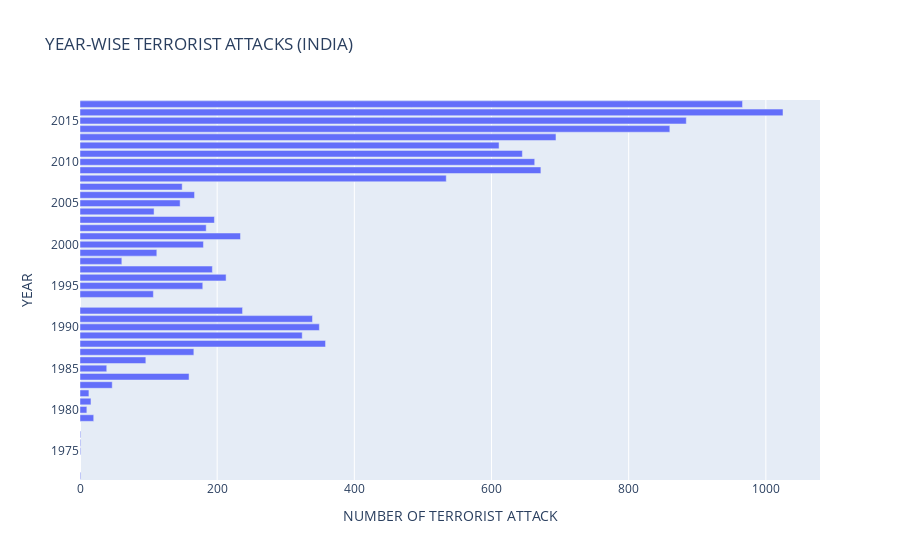

Notebook code for this chart:
### Code cell
fig=px.bar(yearwise_india,x='no of terrorist attacks',y='year',title='YEAR-WISE TERRORIST ATTACKS (INDIA)',labels={'year':'YEAR','no of terrorist attacks':'NUMBER OF TERRORIST ATTACK'})
fig.show()

### Figure 1 — Plotly figure (JSON) as saved in the notebook; plotly's stock layout.template omitted (floating-point values rounded to 4 significant figures)
{"data": [{"alignmentgroup": "True", "hovertemplate": "NUMBER OF TERRORIST ATTACK=%{x}<br>YEAR=%{y}<extra></extra>", "legendgroup": "", "marker": {"color": "#636efa", "pattern": {"shape": ""}}, "name": "", "offsetgroup": "", "orientation": "h", "showlegend": false, "textposition": "auto", "type": "bar", "x": [1025, 966, 884, 860, 694, 672, 663, 645, 611, 534, 358, 349, 339, 324, 237, 234, 213, 196, 193, 184, 180, 179, 167, 166, 159, 149, 146, 112, 108, 107, 96, 61, 47, 39, 20, 16, 13, 10, 1, 1, 1, 1], "xaxis": "x", "y": [2016, 2017, 2015, 2014, 2013, 2009, 2010, 2011, 2012, 2008, 1988, 1990, 1991, 1989, 1992, 2001, 1996, 2003, 1997, 2002, 2000, 1995, 2006, 1987, 1984, 2007, 2005, 1999, 2004, 1994, 1986, 1998, 1983, 1985, 1979, 1981, 1982, 1980, 1975, 1977, 1976, 1972], "yaxis": "y"}], "layout": {"barmode": "relative", "legend": {"tracegroupgap": 0}, "title": {"text": "YEAR-WISE TERRORIST ATTACKS (INDIA)"}, "xaxis": {"anchor": "y", "domain": [0, 1], "title": {"text": "NUMBER OF TERRORIST ATTACK"}}, "yaxis": {"anchor": "x", "domain": [0, 1], "title": {"text": "YEAR"}}}}
